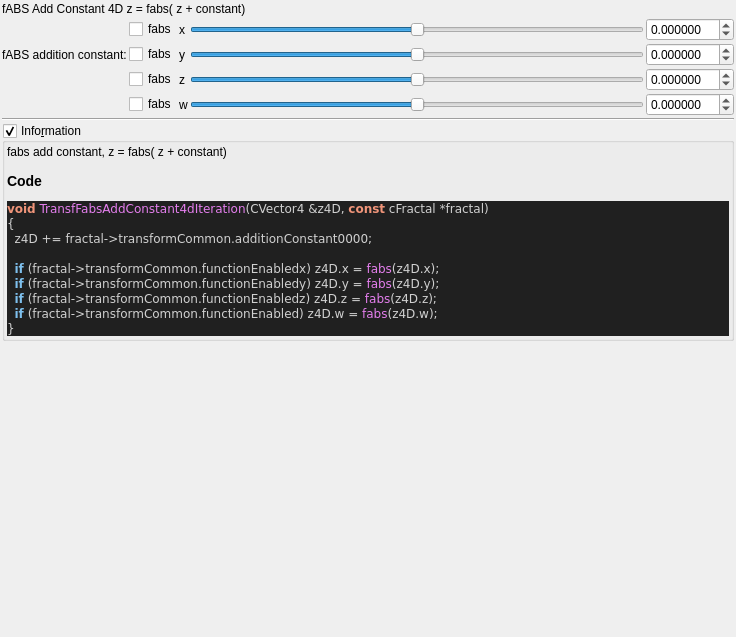
<?xml version="1.0" encoding="UTF-8"?>
<ui version="4.0">
 <class>transf_fabs_add_constant4d</class>
 <widget class="QWidget" name="Form">
  <property name="geometry">
   <rect>
    <x>0</x>
    <y>0</y>
    <width>736</width>
    <height>637</height>
   </rect>
  </property>
  <property name="windowTitle">
   <string notr="true">transf_fabs_add_constant4d</string>
  </property>
  <layout class="QVBoxLayout" name="verticalLayout">
   <property name="spacing">
    <number>2</number>
   </property>
   <property name="leftMargin">
    <number>2</number>
   </property>
   <property name="topMargin">
    <number>2</number>
   </property>
   <property name="rightMargin">
    <number>2</number>
   </property>
   <property name="bottomMargin">
    <number>2</number>
   </property>
   <item>
    <widget class="QLabel" name="label_27">
     <property name="text">
      <string>fABS Add Constant 4D z = fabs( z + constant)</string>
     </property>
    </widget>
   </item>
   <item>
    <layout class="QGridLayout" name="gridLayout_4">
     <property name="spacing">
      <number>2</number>
     </property>
     <item row="2" column="1">
      <widget class="QCheckBox" name="checkBox_transf_function_enabledz">
       <property name="text">
        <string notr="true">fabs</string>
       </property>
      </widget>
     </item>
     <item row="1" column="0">
      <widget class="QLabel" name="label_23">
       <property name="text">
        <string>fABS addition constant:</string>
       </property>
      </widget>
     </item>
     <item row="1" column="2">
      <widget class="QLabel" name="label_25">
       <property name="text">
        <string notr="true">y</string>
       </property>
      </widget>
     </item>
     <item row="1" column="4">
      <widget class="MyDoubleSpinBox" name="spinbox4_transf_addition_constant_0000_y">
       <property name="enabled">
        <bool>true</bool>
       </property>
       <property name="sizePolicy">
        <sizepolicy hsizetype="Minimum" vsizetype="Maximum">
         <horstretch>0</horstretch>
         <verstretch>0</verstretch>
        </sizepolicy>
       </property>
       <property name="decimals">
        <number>6</number>
       </property>
       <property name="minimum">
        <double>-99.989999999999995</double>
       </property>
       <property name="maximum">
        <double>99.989999999999995</double>
       </property>
       <property name="singleStep">
        <double>0.100000000000000</double>
       </property>
      </widget>
     </item>
     <item row="2" column="4">
      <widget class="MyDoubleSpinBox" name="spinbox4_transf_addition_constant_0000_z">
       <property name="enabled">
        <bool>true</bool>
       </property>
       <property name="sizePolicy">
        <sizepolicy hsizetype="Minimum" vsizetype="Maximum">
         <horstretch>0</horstretch>
         <verstretch>0</verstretch>
        </sizepolicy>
       </property>
       <property name="decimals">
        <number>6</number>
       </property>
       <property name="minimum">
        <double>-99.989999999999995</double>
       </property>
       <property name="maximum">
        <double>99.989999999999995</double>
       </property>
       <property name="singleStep">
        <double>0.100000000000000</double>
       </property>
      </widget>
     </item>
     <item row="2" column="2">
      <widget class="QLabel" name="label_24">
       <property name="text">
        <string notr="true">z</string>
       </property>
      </widget>
     </item>
     <item row="0" column="3">
      <widget class="QSlider" name="slider4_transf_addition_constant_0000_x">
       <property name="enabled">
        <bool>true</bool>
       </property>
       <property name="sizePolicy">
        <sizepolicy hsizetype="Expanding" vsizetype="Maximum">
         <horstretch>0</horstretch>
         <verstretch>0</verstretch>
        </sizepolicy>
       </property>
       <property name="minimum">
        <number>-5000000</number>
       </property>
       <property name="maximum">
        <number>5000000</number>
       </property>
       <property name="value">
        <number>0</number>
       </property>
       <property name="sliderPosition">
        <number>0</number>
       </property>
       <property name="orientation">
        <enum>Qt::Horizontal</enum>
       </property>
      </widget>
     </item>
     <item row="0" column="2">
      <widget class="QLabel" name="label_22">
       <property name="text">
        <string notr="true">x</string>
       </property>
      </widget>
     </item>
     <item row="1" column="3">
      <widget class="QSlider" name="slider4_transf_addition_constant_0000_y">
       <property name="enabled">
        <bool>true</bool>
       </property>
       <property name="sizePolicy">
        <sizepolicy hsizetype="Expanding" vsizetype="Maximum">
         <horstretch>0</horstretch>
         <verstretch>0</verstretch>
        </sizepolicy>
       </property>
       <property name="minimum">
        <number>-5000000</number>
       </property>
       <property name="maximum">
        <number>5000000</number>
       </property>
       <property name="orientation">
        <enum>Qt::Horizontal</enum>
       </property>
      </widget>
     </item>
     <item row="0" column="4">
      <widget class="MyDoubleSpinBox" name="spinbox4_transf_addition_constant_0000_x">
       <property name="enabled">
        <bool>true</bool>
       </property>
       <property name="sizePolicy">
        <sizepolicy hsizetype="Minimum" vsizetype="Maximum">
         <horstretch>0</horstretch>
         <verstretch>0</verstretch>
        </sizepolicy>
       </property>
       <property name="prefix">
        <string/>
       </property>
       <property name="decimals">
        <number>6</number>
       </property>
       <property name="minimum">
        <double>-99.989999999999995</double>
       </property>
       <property name="singleStep">
        <double>0.100000000000000</double>
       </property>
      </widget>
     </item>
     <item row="0" column="1">
      <widget class="QCheckBox" name="checkBox_transf_function_enabledx">
       <property name="text">
        <string notr="true">fabs</string>
       </property>
      </widget>
     </item>
     <item row="2" column="3">
      <widget class="QSlider" name="slider4_transf_addition_constant_0000_z">
       <property name="enabled">
        <bool>true</bool>
       </property>
       <property name="sizePolicy">
        <sizepolicy hsizetype="Expanding" vsizetype="Maximum">
         <horstretch>0</horstretch>
         <verstretch>0</verstretch>
        </sizepolicy>
       </property>
       <property name="minimum">
        <number>-5000000</number>
       </property>
       <property name="maximum">
        <number>5000000</number>
       </property>
       <property name="orientation">
        <enum>Qt::Horizontal</enum>
       </property>
      </widget>
     </item>
     <item row="1" column="1">
      <widget class="QCheckBox" name="checkBox_transf_function_enabledy">
       <property name="text">
        <string notr="true">fabs</string>
       </property>
      </widget>
     </item>
     <item row="3" column="2">
      <widget class="QLabel" name="label_26">
       <property name="text">
        <string notr="true">w</string>
       </property>
      </widget>
     </item>
     <item row="3" column="1">
      <widget class="QCheckBox" name="checkBox_transf_function_enabled">
       <property name="text">
        <string notr="true">fabs</string>
       </property>
      </widget>
     </item>
     <item row="3" column="3">
      <widget class="QSlider" name="slider4_transf_addition_constant_0000_w">
       <property name="enabled">
        <bool>true</bool>
       </property>
       <property name="sizePolicy">
        <sizepolicy hsizetype="Expanding" vsizetype="Maximum">
         <horstretch>0</horstretch>
         <verstretch>0</verstretch>
        </sizepolicy>
       </property>
       <property name="minimum">
        <number>-5000000</number>
       </property>
       <property name="maximum">
        <number>5000000</number>
       </property>
       <property name="orientation">
        <enum>Qt::Horizontal</enum>
       </property>
      </widget>
     </item>
     <item row="3" column="4">
      <widget class="MyDoubleSpinBox" name="spinbox4_transf_addition_constant_0000_w">
       <property name="enabled">
        <bool>true</bool>
       </property>
       <property name="sizePolicy">
        <sizepolicy hsizetype="Minimum" vsizetype="Maximum">
         <horstretch>0</horstretch>
         <verstretch>0</verstretch>
        </sizepolicy>
       </property>
       <property name="decimals">
        <number>6</number>
       </property>
       <property name="minimum">
        <double>-99.989999999999995</double>
       </property>
       <property name="maximum">
        <double>99.989999999999995</double>
       </property>
       <property name="singleStep">
        <double>0.100000000000000</double>
       </property>
      </widget>
     </item>
    </layout>
   </item>
   <item>
    <widget class="Line" name="line_6">
     <property name="orientation">
      <enum>Qt::Horizontal</enum>
     </property>
    </widget>
   </item>
   <item>
    <widget class="MyGroupBox" name="groupCheck_info">
     <property name="title">
      <string>Info&amp;rmation</string>
     </property>
     <property name="flat">
      <bool>false</bool>
     </property>
     <property name="checkable">
      <bool>true</bool>
     </property>
     <layout class="QVBoxLayout" name="verticalLayout_2">
      <property name="spacing">
       <number>2</number>
      </property>
      <property name="leftMargin">
       <number>2</number>
      </property>
      <property name="topMargin">
       <number>2</number>
      </property>
      <property name="rightMargin">
       <number>2</number>
      </property>
      <property name="bottomMargin">
       <number>2</number>
      </property>
      <item>
       <widget class="QLabel" name="label_code_content">
        <property name="text">
         <string notr="true">&lt;p&gt;fabs add  constant,  z = fabs( z + constant)&lt;/p&gt;&lt;table&gt;
&lt;/table&gt;
&lt;h3&gt;Code&lt;/h3&gt;
&lt;body style=&quot;background-color:#202020&quot;&gt;
&lt;pre style=&quot;color:#d0d0d0; background-color:#202020;  font-family:'Courier New',monospace;&quot;&gt;&lt;span style=&quot;color:#f09479; font-weight:bold&quot;&gt;void&lt;/span&gt; &lt;span style=&quot;color:#e47eed&quot;&gt;TransfFabsAddConstant4dIteration&lt;/span&gt;&lt;span style=&quot;color:#d0d0d0&quot;&gt;(&lt;/span&gt;CVector4 &lt;span style=&quot;color:#d0d0d0&quot;&gt;&amp;amp;&lt;/span&gt;z4D&lt;span style=&quot;color:#d0d0d0&quot;&gt;,&lt;/span&gt; &lt;span style=&quot;color:#f09479; font-weight:bold&quot;&gt;const&lt;/span&gt; cFractal &lt;span style=&quot;color:#d0d0d0&quot;&gt;*&lt;/span&gt;fractal&lt;span style=&quot;color:#d0d0d0&quot;&gt;)&lt;/span&gt;
&lt;span style=&quot;color:#d0d0d0&quot;&gt;{&lt;/span&gt;
  z4D &lt;span style=&quot;color:#d0d0d0&quot;&gt;+=&lt;/span&gt; fractal&lt;span style=&quot;color:#d0d0d0&quot;&gt;-&amp;gt;&lt;/span&gt;transformCommon&lt;span style=&quot;color:#d0d0d0&quot;&gt;.&lt;/span&gt;additionConstant0000&lt;span style=&quot;color:#d0d0d0&quot;&gt;;&lt;/span&gt;

  &lt;span style=&quot;color:#7ec0ee; font-weight:bold&quot;&gt;if&lt;/span&gt; &lt;span style=&quot;color:#d0d0d0&quot;&gt;(&lt;/span&gt;fractal&lt;span style=&quot;color:#d0d0d0&quot;&gt;-&amp;gt;&lt;/span&gt;transformCommon&lt;span style=&quot;color:#d0d0d0&quot;&gt;.&lt;/span&gt;functionEnabledx&lt;span style=&quot;color:#d0d0d0&quot;&gt;)&lt;/span&gt; z4D&lt;span style=&quot;color:#d0d0d0&quot;&gt;.&lt;/span&gt;x &lt;span style=&quot;color:#d0d0d0&quot;&gt;=&lt;/span&gt; &lt;span style=&quot;color:#e47eed&quot;&gt;fabs&lt;/span&gt;&lt;span style=&quot;color:#d0d0d0&quot;&gt;(&lt;/span&gt;z4D&lt;span style=&quot;color:#d0d0d0&quot;&gt;.&lt;/span&gt;x&lt;span style=&quot;color:#d0d0d0&quot;&gt;);&lt;/span&gt;
  &lt;span style=&quot;color:#7ec0ee; font-weight:bold&quot;&gt;if&lt;/span&gt; &lt;span style=&quot;color:#d0d0d0&quot;&gt;(&lt;/span&gt;fractal&lt;span style=&quot;color:#d0d0d0&quot;&gt;-&amp;gt;&lt;/span&gt;transformCommon&lt;span style=&quot;color:#d0d0d0&quot;&gt;.&lt;/span&gt;functionEnabledy&lt;span style=&quot;color:#d0d0d0&quot;&gt;)&lt;/span&gt; z4D&lt;span style=&quot;color:#d0d0d0&quot;&gt;.&lt;/span&gt;y &lt;span style=&quot;color:#d0d0d0&quot;&gt;=&lt;/span&gt; &lt;span style=&quot;color:#e47eed&quot;&gt;fabs&lt;/span&gt;&lt;span style=&quot;color:#d0d0d0&quot;&gt;(&lt;/span&gt;z4D&lt;span style=&quot;color:#d0d0d0&quot;&gt;.&lt;/span&gt;y&lt;span style=&quot;color:#d0d0d0&quot;&gt;);&lt;/span&gt;
  &lt;span style=&quot;color:#7ec0ee; font-weight:bold&quot;&gt;if&lt;/span&gt; &lt;span style=&quot;color:#d0d0d0&quot;&gt;(&lt;/span&gt;fractal&lt;span style=&quot;color:#d0d0d0&quot;&gt;-&amp;gt;&lt;/span&gt;transformCommon&lt;span style=&quot;color:#d0d0d0&quot;&gt;.&lt;/span&gt;functionEnabledz&lt;span style=&quot;color:#d0d0d0&quot;&gt;)&lt;/span&gt; z4D&lt;span style=&quot;color:#d0d0d0&quot;&gt;.&lt;/span&gt;z &lt;span style=&quot;color:#d0d0d0&quot;&gt;=&lt;/span&gt; &lt;span style=&quot;color:#e47eed&quot;&gt;fabs&lt;/span&gt;&lt;span style=&quot;color:#d0d0d0&quot;&gt;(&lt;/span&gt;z4D&lt;span style=&quot;color:#d0d0d0&quot;&gt;.&lt;/span&gt;z&lt;span style=&quot;color:#d0d0d0&quot;&gt;);&lt;/span&gt;
  &lt;span style=&quot;color:#7ec0ee; font-weight:bold&quot;&gt;if&lt;/span&gt; &lt;span style=&quot;color:#d0d0d0&quot;&gt;(&lt;/span&gt;fractal&lt;span style=&quot;color:#d0d0d0&quot;&gt;-&amp;gt;&lt;/span&gt;transformCommon&lt;span style=&quot;color:#d0d0d0&quot;&gt;.&lt;/span&gt;functionEnabled&lt;span style=&quot;color:#d0d0d0&quot;&gt;)&lt;/span&gt; z4D&lt;span style=&quot;color:#d0d0d0&quot;&gt;.&lt;/span&gt;w &lt;span style=&quot;color:#d0d0d0&quot;&gt;=&lt;/span&gt; &lt;span style=&quot;color:#e47eed&quot;&gt;fabs&lt;/span&gt;&lt;span style=&quot;color:#d0d0d0&quot;&gt;(&lt;/span&gt;z4D&lt;span style=&quot;color:#d0d0d0&quot;&gt;.&lt;/span&gt;w&lt;span style=&quot;color:#d0d0d0&quot;&gt;);&lt;/span&gt;
&lt;span style=&quot;color:#d0d0d0&quot;&gt;}&lt;/span&gt;
&lt;/pre&gt;
&lt;/body&gt;</string>
        </property>
        <property name="wordWrap">
         <bool>true</bool>
        </property>
        <property name="openExternalLinks">
         <bool>true</bool>
        </property>
        <property name="textInteractionFlags">
         <set>Qt::LinksAccessibleByMouse|Qt::TextSelectableByMouse</set>
        </property>
       </widget>
      </item>
     </layout>
    </widget>
   </item>
   <item>
    <spacer name="verticalSpacer">
     <property name="orientation">
      <enum>Qt::Vertical</enum>
     </property>
     <property name="sizeHint" stdset="0">
      <size>
       <width>20</width>
       <height>40</height>
      </size>
     </property>
    </spacer>
   </item>
  </layout>
 </widget>
 <customwidgets>
  <customwidget>
   <class>MyDoubleSpinBox</class>
   <extends>QDoubleSpinBox</extends>
   <header>my_double_spin_box.h</header>
  </customwidget>
  <customwidget>
   <class>MyGroupBox</class>
   <extends>QGroupBox</extends>
   <header>my_group_box.h</header>
   <container>1</container>
  </customwidget>
 </customwidgets>
 <tabstops>
  <tabstop>checkBox_transf_function_enabledx</tabstop>
  <tabstop>slider4_transf_addition_constant_0000_x</tabstop>
  <tabstop>spinbox4_transf_addition_constant_0000_x</tabstop>
  <tabstop>checkBox_transf_function_enabledy</tabstop>
  <tabstop>slider4_transf_addition_constant_0000_y</tabstop>
  <tabstop>spinbox4_transf_addition_constant_0000_y</tabstop>
  <tabstop>checkBox_transf_function_enabledz</tabstop>
  <tabstop>slider4_transf_addition_constant_0000_z</tabstop>
  <tabstop>spinbox4_transf_addition_constant_0000_z</tabstop>
  <tabstop>checkBox_transf_function_enabled</tabstop>
  <tabstop>slider4_transf_addition_constant_0000_w</tabstop>
  <tabstop>spinbox4_transf_addition_constant_0000_w</tabstop>
  <tabstop>groupCheck_info</tabstop>
 </tabstops>
 <resources/>
 <connections/>
</ui>
